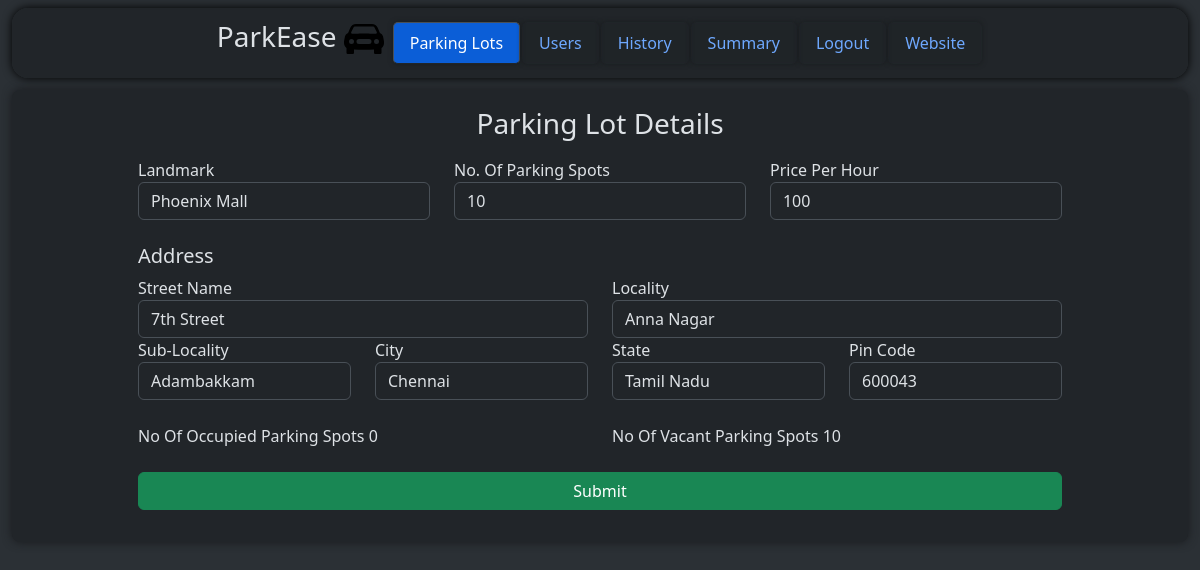
Page /admin/dashboard/action (signed in) on the committed database.
### models/parkingInfo.py (models this page shows, shortened)
class ParkingLot(db.Model) :
    __tablename__ = "parkinglot"
    id = db.Column(db.Integer, primary_key = True, autoincrement = True)
    landmark = db.Column(db.String)
    noOfParkingSpots = db.Column(db.Integer)
    pricePerHr = db.Column(db.Integer)
    addressId = db.Column(db.Integer, db.ForeignKey("address.id"))
    address = db.relationship("Address", uselist = False, backref = "parkingLot") #parking lot and address is 1 - 1
    parkingSpots = db.relationship("ParkingSpot", backref = "parkingLot") #parking lot and parking spot is 1 - M

### models/userInfo.py (models this page shows, shortened)
class Address(db.Model) :
    __tablename__ = "address"
    id = db.Column(db.Integer, primary_key = True, autoincrement = True)
    streetName = db.Column(db.String)
    locality = db.Column(db.String)
    subLocality = db.Column(db.String)
    city = db.Column(db.String)
    state = db.Column(db.String)
    pinCode = db.Column(db.String)

### controllers/adminDashboard.py (the view, shortened to what this page needs)
@adminbp.route("/dashboard/action", methods = ["GET", "POST"])
def parkingLotAction() :
    id = session.get("id")
    action = session.get("action")
    if id is not None :
        parkingLot = getParkingLot(id)
    else :
        address = Address(streetName = "", locality = "", subLocality = "", city = "", state = "", pinCode = "")
        parkingLot = ParkingLot(landmark = "", noOfParkingSpots = 0, pricePerHr = 0)
        parkingLot.address = address
    noOfOccupiedParkingSpots = len((db.session.execute(db.select(ParkingSpot).filter_by(status = True, parkingLotId = id)).scalars().all()))
    noOfVacantParkingSpots = len((db.session.execute(db.select(ParkingSpot).filter_by(status = False, parkingLotId = id)).scalars().all()))
    if request.method == "GET" :
        return render_template("admin/parkingLotAction.html", action = action, pl = parkingLot, noops = noOfOccupiedParkingSpots, novps = noOfVacantParkingSpots)

### controllers/adminDashboard.py (called while the page is built)
@adminbp.before_request
def restrict() :
    if session.get("type") != "admin" :
        return redirect(url_for("general.signIn"))

def getParkingLot(id) :
    return db.session.execute(db.select(ParkingLot).filter_by(id = id)).scalars().first()

### templates/admin/parkingLotAction.html (shortened to what this page needs)
<!DOCTYPE html>
<html class = "h-100" data-bs-theme = "dark">
    <head>
        <link rel = "stylesheet" href = "/static/bootstrap/css/bootstrap.min.css"/>
        <link rel = "stylesheet" href = "/static/css/style.css"/>
    </head>
    <body class = "h-100">
        <div class = "container-fluid bg-body-tertiary min-vh-100">
            <div class = "container-fluid d-flex justify-content-center bg-body">
                <div class = "d-flex justify-content-center align-items-center container-fluid mt-2 rounded-4 position-fixed height" style = "background-color: rgba(33, 37, 41, 0.9); z-index: 1000; box-shadow: 0 0 10px rgb(0, 0, 0); backdrop-filter: blur(3px);">
                    <div class = "overflow-auto" style = "height: 100%; width: 100%;">
                        <ul class = "nav nav-tabs d-flex align-items-center justify-content-center" style = "height: 100%; width: 100%;">
                            <a href = "/" class = "text-decoration-none text-reset me-2">
                                <h3>
                                    ParkEase
                                    <img src = "/static\images\car-front-fill.svg" alt = "Logo" style = "width: 40px;"/>
                                </h3>
                            </a>
                            <li class = "nav-item">
                                <a class = "nav-link active" href = "/admin/dashboard">
                                    Parking Lots
                                </a>
                            </li>
                            <li class = "nav-item">
                                <a class = "nav-link", href = "/admin/dashboard/users">
                                    Users
                                </a>
                            </li>
                            <li class = "nav-item">
                                <a class = "nav-link", href = "/admin/dashboard/history">
                                    History
                                </a>
                            </li>
                            <li class = "nav-item">
                                <a class = "nav-link" href = "/admin/dashboard/summary">
                                    Summary
                                </a>
                            </li>
                                <a class = "nav-link" href = "/signIn">
                                    Logout
                                </a>
                            <li class = "nav-item">
                                <a class = "nav-link" href = "/">
                                    Website
                                </a>
                            </li>
                        </ul>
                    </div>
                </div>
            </div>
            <div class = "rounded-3 container-fluid bg-body p-2 overflow-auto margin-top" style = "height: 80%; width: 100%; box-shadow: 0 0 10px rgb(24, 26, 29);">
                <div class = "container-fluid d-flex justify-content-center align-items-center gap-2" style = "height: 60px;">
                    <h3>
                        Parking Lot Details
                    </h3>
                </div>
                <div class = "container-fluid d-flex justify-content-center align-items-center" style = "width: 90%; height: 100%;">
                    <form method = "POST" action = "/admin/dashboard/action" style = "width: 1000%; height: 100%;">
                        <div class = "row row-cols-1 row-cols-sm-1 row-cols-md-2 row-cols-lg-2 row-cols-xl-3 row-cols-xxl-3 px-5">
                            <div class = "col">
                                <label>
                                    Landmark
                                </label>
                                <input type = "text" name = "la" value = "{{ pl.landmark }}" class = "form-control" style = "width: 100%" {% if action == "details" %} readonly {% endif %}/>
                            </div>
                            <div class = "col">
                                <label>
                                    No. Of Parking Spots
                                </label>
                                <input type = "text" name = "nps" value = "{{ pl.noOfParkingSpots }}" class = "form-control" style = "width: 100%" {% if action == "details" %} readonly {% endif %}/>
                            </div>
                            <div class = "col">
                                <label>
                                    Price Per Hour
                                </label>
                                <input type = "text" name = "pph" value = "{{ pl.pricePerHr }}" class = "form-control" style = "width: 100%" {% if action == "details" %} readonly {% endif %}/>
                            </div>
                        </div>
                        <br/>
                        <h5 class = "px-5">
                            Address
                        </h5>
                        <div class = "row row-cols-1 row-cols-sm-1 row-cols-md-1 row-cols-lg-2 row-cols-xl-2 row-cols-xxl-2 px-5">
                            <div class = "col">
                                <label>
                                    Street Name
                                </label>
                                <input type = "text" name = "n" value = "{{ pl.address.streetName }}" class = "form-control" style = "width: 100%" {% if action == "details" %} readonly {% endif %}/>
                            </div>
                            <div class = "col">
                                <label>
                                    Locality
                                </label>
                                <input type = "text" name = "l" value = "{{ pl.address.locality }}" class = "form-control" style = "width: 100%" {% if action == "details" %} readonly {% endif %}/>
                            </div>
                        </div>
                        <div class = "row row-cols-1 row-cols-sm-1 row-cols-md-2 row-cols-lg-3 row-cols-xl-4 row-cols-xxl-4 px-5">
                            <div class = "col">
                                <label>
                                    Sub-Locality
                                </label>
                                <input type = "text" name = "sl" value = "{{ pl.address.subLocality }}" class = "form-control" style = "width: 100%" {% if action == "details" %} readonly {% endif %}/>
                            </div>
                            <div class = "col">
                                <label>
                                    City
                                </label>
                                <input type = "text" name = "c" value = "{{ pl.address.city }}" class = "form-control" style = "width: 100%" {% if action == "details" %} readonly {% endif %}/>
                            </div>
                            <div class = "col">
                                <label>
                                    State
                                </label>
                                <input type = "text" name = "s" value = "{{ pl.address.state }}" class = "form-control" style = "width: 100%" {% if action == "details" %} readonly {% endif %}/>
                            </div>
                            <div class = "col">
                                <label>
                                    Pin Code
                                </label>
                                <input type = "text" name = "p" value = "{{ pl.address.pinCode }}" class = "form-control" style = "width: 100%" {% if action == "details" %} readonly {% endif %}/>
                            </div>
                        </div>
                        <br/>
                        <div class = "row row-cols-1 row-cols-sm-1 row-cols-md-1 row-cols-lg-2 row-cols-xl-2 row-cols-xxl-2 px-5">
                            <div class = "col">
                                <label>
                                    No Of Occupied Parking Spots {{ noops }}
                                </label>
                            </div>
                            <div class = "col">
                                <label>
                                    No Of Vacant Parking Spots {{ novps }}
                                </label>
                            </div>
                        </div>
                        <br/>
                        <div class = "px-5">
                            <button type = "submit" class = "btn btn-success" style = "width: 100%;">
                                {% if action == 'details' %} Back {% else %} Submit {% endif %}
                            </button>
                        </div>
                        <br/>
                    </form>
                </div>
            </div>
        </div>
    </body>
</html>

### static/css/style.css (style rules this page uses)
.nav-tabs { border: none; }
.nav-tabs .nav-link { border-radius: 5px; margin: 1px; box-shadow: 0 0 5px rgb(25, 28, 31); backdrop-filter: blur(1px); }
.nav-tabs .nav-link.active { background-color: rgb(11, 94, 215); }
.height { height: 70px; width: 98%; }
.margin-top { margin-top: 90px }

### rows in the picture
ParkingLot: la "Phoenix Mall", nps "10", pph "100"
Address: n "7th Street", l "Anna Nagar", sl "Adambakkam", c "Chennai", s "Tamil Nadu", p "600043"

### other values in the picture
{{ noops }} "0"
{{ novps }} "10"
